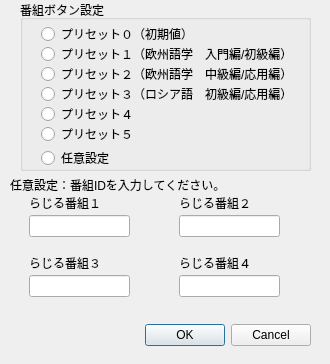
<?xml version="1.0" encoding="UTF-8"?>
<ui version="4.0">
 <class>ScrambleDialog</class>
 <widget class="QDialog" name="ScrambleDialog">
  <property name="geometry">
   <rect>
    <x>0</x>
    <y>0</y>
    <width>330</width>
    <height>364</height>
   </rect>
  </property>
  <property name="windowTitle">
   <string>番組ID設定</string>
  </property>
  <widget class="QDialogButtonBox" name="buttonBox">
   <property name="geometry">
    <rect>
     <x>10</x>
     <y>319</y>
     <width>301</width>
     <height>32</height>
    </rect>
   </property>
   <property name="orientation">
    <enum>Qt::Horizontal</enum>
   </property>
   <property name="standardButtons">
    <set>QDialogButtonBox::Cancel|QDialogButtonBox::Ok</set>
   </property>
  </widget>
  <widget class="QLineEdit" name="optional1">
   <property name="geometry">
    <rect>
     <x>29</x>
     <y>215</y>
     <width>101</width>
     <height>22</height>
    </rect>
   </property>
  </widget>
  <widget class="QLabel" name="label">
   <property name="geometry">
    <rect>
     <x>10</x>
     <y>169</y>
     <width>311</width>
     <height>31</height>
    </rect>
   </property>
   <property name="text">
    <string>任意設定：番組IDを入力してください。</string>
   </property>
  </widget>
  <widget class="QLineEdit" name="optional2">
   <property name="geometry">
    <rect>
     <x>179</x>
     <y>215</y>
     <width>101</width>
     <height>22</height>
    </rect>
   </property>
  </widget>
  <widget class="QLineEdit" name="optional3">
   <property name="geometry">
    <rect>
     <x>29</x>
     <y>275</y>
     <width>101</width>
     <height>22</height>
    </rect>
   </property>
  </widget>
  <widget class="QLineEdit" name="optional4">
   <property name="geometry">
    <rect>
     <x>179</x>
     <y>275</y>
     <width>101</width>
     <height>22</height>
    </rect>
   </property>
  </widget>
  <widget class="QLabel" name="label_2">
   <property name="geometry">
    <rect>
     <x>29</x>
     <y>195</y>
     <width>91</width>
     <height>16</height>
    </rect>
   </property>
   <property name="text">
    <string>らじる番組１</string>
   </property>
  </widget>
  <widget class="QLabel" name="label_3">
   <property name="geometry">
    <rect>
     <x>179</x>
     <y>195</y>
     <width>91</width>
     <height>16</height>
    </rect>
   </property>
   <property name="text">
    <string>らじる番組２</string>
   </property>
  </widget>
  <widget class="QLabel" name="label_4">
   <property name="geometry">
    <rect>
     <x>29</x>
     <y>255</y>
     <width>91</width>
     <height>16</height>
    </rect>
   </property>
   <property name="text">
    <string>らじる番組３</string>
   </property>
  </widget>
  <widget class="QLabel" name="label_5">
   <property name="geometry">
    <rect>
     <x>179</x>
     <y>255</y>
     <width>91</width>
     <height>16</height>
    </rect>
   </property>
   <property name="text">
    <string>らじる番組４</string>
   </property>
  </widget>
  <widget class="QGroupBox" name="groupBox">
   <property name="geometry">
    <rect>
     <x>20</x>
     <y>0</y>
     <width>291</width>
     <height>171</height>
    </rect>
   </property>
   <property name="title">
    <string>番組ボタン設定</string>
   </property>
   <widget class="QRadioButton" name="radioButton_1">
    <property name="geometry">
     <rect>
      <x>21</x>
      <y>42</y>
      <width>271</width>
      <height>24</height>
     </rect>
    </property>
    <property name="text">
     <string>プリセット１（欧州語学　入門編/初級編）</string>
    </property>
   </widget>
   <widget class="QRadioButton" name="radioButton_2">
    <property name="geometry">
     <rect>
      <x>21</x>
      <y>62</y>
      <width>271</width>
      <height>24</height>
     </rect>
    </property>
    <property name="text">
     <string>プリセット２（欧州語学　中級編/応用編）</string>
    </property>
   </widget>
   <widget class="QRadioButton" name="radioButton_9">
    <property name="geometry">
     <rect>
      <x>21</x>
      <y>146</y>
      <width>96</width>
      <height>24</height>
     </rect>
    </property>
    <property name="text">
     <string>任意設定</string>
    </property>
   </widget>
   <widget class="QRadioButton" name="radioButton_3">
    <property name="geometry">
     <rect>
      <x>21</x>
      <y>82</y>
      <width>321</width>
      <height>24</height>
     </rect>
    </property>
    <property name="text">
     <string>プリセット３（ロシア語　初級編/応用編）</string>
    </property>
   </widget>
   <widget class="QRadioButton" name="radioButton_4">
    <property name="geometry">
     <rect>
      <x>21</x>
      <y>102</y>
      <width>231</width>
      <height>24</height>
     </rect>
    </property>
    <property name="text">
     <string>プリセット４</string>
    </property>
   </widget>
   <widget class="QRadioButton" name="radioButton_5">
    <property name="geometry">
     <rect>
      <x>21</x>
      <y>122</y>
      <width>221</width>
      <height>24</height>
     </rect>
    </property>
    <property name="text">
     <string>プリセット５</string>
    </property>
   </widget>
   <widget class="QRadioButton" name="radioButton">
    <property name="geometry">
     <rect>
      <x>21</x>
      <y>22</y>
      <width>231</width>
      <height>24</height>
     </rect>
    </property>
    <property name="text">
     <string>プリセット０（初期値）</string>
    </property>
   </widget>
  </widget>
 </widget>
 <resources/>
 <connections>
  <connection>
   <sender>buttonBox</sender>
   <signal>accepted()</signal>
   <receiver>ScrambleDialog</receiver>
   <slot>accept()</slot>
   <hints>
    <hint type="sourcelabel">
     <x>248</x>
     <y>254</y>
    </hint>
    <hint type="destinationlabel">
     <x>157</x>
     <y>274</y>
    </hint>
   </hints>
  </connection>
  <connection>
   <sender>buttonBox</sender>
   <signal>rejected()</signal>
   <receiver>ScrambleDialog</receiver>
   <slot>reject()</slot>
   <hints>
    <hint type="sourcelabel">
     <x>316</x>
     <y>260</y>
    </hint>
    <hint type="destinationlabel">
     <x>286</x>
     <y>274</y>
    </hint>
   </hints>
  </connection>
 </connections>
</ui>
